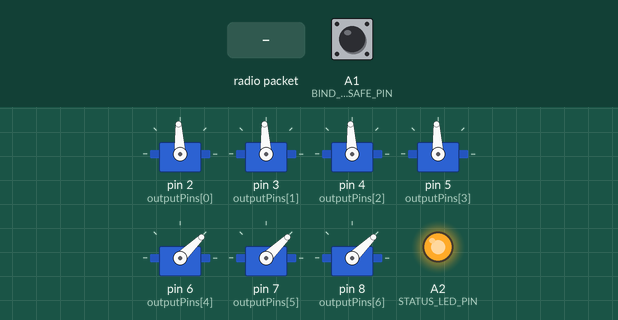
A sketch run on a simulated Arduino Uno, built with avr-gcc and run on an emulated ATmega328P. Parts: 7 × servo, output pins drawn as LEDs (lit = HIGH). Dashed ring = blinking. Inputs (shaded band) come from the test bench; at power-on: A1 (BIND_FAILSAFE_PIN) HIGH. No radio packets arrive unless stated.

Above: at 1.2 s.
1.3 s: A1 (BIND_FAILSAFE_PIN) pulled LOW for 0.15 s
At 1.76 s:
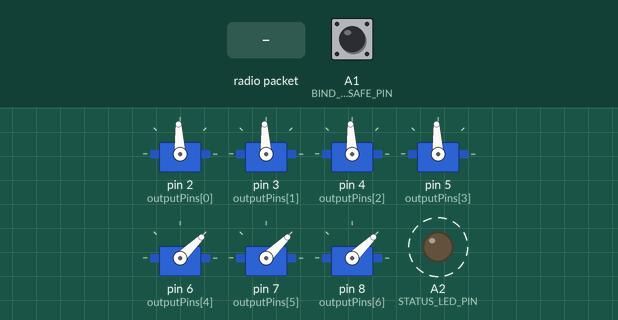
4.3 s: radio packet "1" arrives
At 5.06 s:
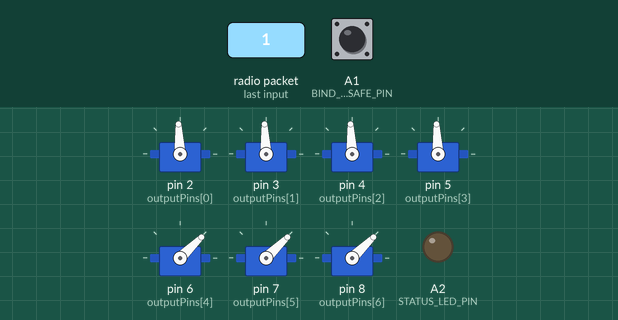
7.3 s: A1 (BIND_FAILSAFE_PIN) pulled LOW for 1 s
At 7.67 s:
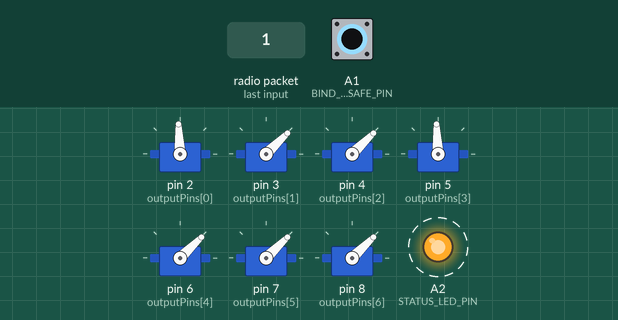
10.3 s: A1 (BIND_FAILSAFE_PIN) pulled LOW for 3.2 s
At 13.7 s:
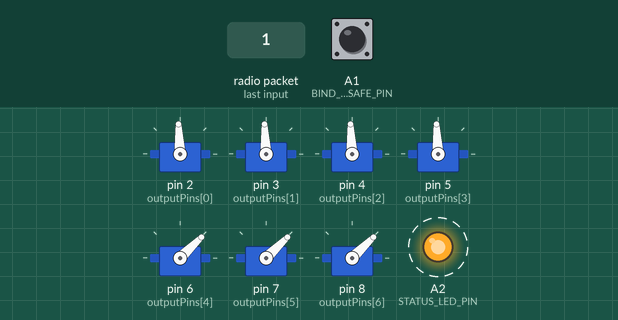
Timing chart, 0 to 16.0 s (numbered marks = the images above; inputs shaded):
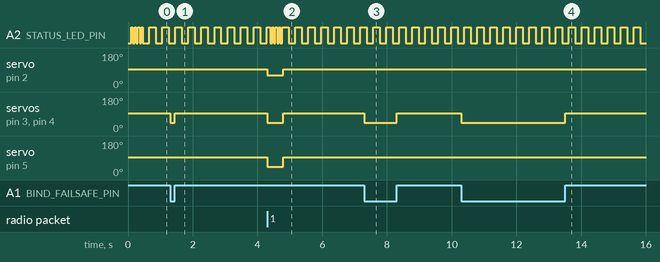

The sketch:

rx.ino
```cpp
/*
  AVRRC
  Receiver code for the Arduino Radio control with PWM or PPM output via a nRF24
  module.

      nRF Module -> Arduino UNO,NANO
      ==============================
        GND    ->   GND
        Vcc    ->   3.3V
        CE     ->   D9
        CSN    ->   D10
        CLK    ->   D13
        MOSI   ->   D11
        MISO   ->   D12

      Default Channel Mappings
      1   ->    D2
      2   ->    D3
      3   ->    D4
      4   ->    D5
      5   ->    D6
      6   ->    D7
      7   ->    D8
*/

#include <EEPROM.h>
#include <RF24.h>
#include <SPI.h>
#include <Servo.h>
#include <nRF24L01.h>

// --- PINS ---
const int STATUS_LED_PIN = A2;
const int BIND_FAILSAFE_PIN = A1;  // Dual purpose: GND at boot = BIND
const int VOLTAGE_PIN = A0;
const byte outputPins[] = {2, 3, 4, 5, 6, 7, 8};

// --- GLOBALS ---
RF24 radio(9, 10);
Servo servoOut[7];
uint64_t masterAddress;  // The unique ID learned from TX

struct __attribute__((packed)) Payload {
  byte channels[7];  // Array is much safer for loops than named members
};

struct __attribute__((packed)) Telemetry {
  int rawVoltage;
  bool signalOk;
};

Payload payload;
Telemetry telemetry;

unsigned long lastRecvTime = 0, lastBlinkTime = 0;
bool ledState = false;
const byte NEUTRAL = 127;

// --- BINDING LOGIC: LISTEN AND LEARN ---
void handle_binding() {
  radio.begin();
  radio.setDataRate(RF24_250KBPS);
  radio.openReadingPipe(1, 0x0000000001LL);  // Listen on global Bind Channel
  radio.startListening();

  while (true) {
    // Rapid blink while waiting for TX
    if (millis() - lastBlinkTime > 100) {
      ledState = !ledState;
      digitalWrite(STATUS_LED_PIN, ledState);
      lastBlinkTime = millis();
    }

    if (radio.available()) {
      radio.read(&masterAddress, sizeof(masterAddress));
      EEPROM.put(0, masterAddress);  // Save new ID to address 0

      // Success: Solid LED for 3 seconds
      digitalWrite(STATUS_LED_PIN, HIGH);
      radio.stopListening();
      delay(3000);
      break;
    }
  }
}

void setup() {
  pinMode(STATUS_LED_PIN, OUTPUT);
  pinMode(BIND_FAILSAFE_PIN, INPUT_PULLUP);

  // 1. Check for Bind Jumper (A1 to GND at boot)
  if (digitalRead(BIND_FAILSAFE_PIN) == LOW) {
    handle_binding();
  }

  // 2. Load Master ID from EEPROM
  EEPROM.get(0, masterAddress);

  // Safety: If EEPROM is empty, use a default so it's not a dead brick
  if (masterAddress == 0 || masterAddress == 0xFFFFFFFFFFFFFFFFLL) {
    masterAddress = 0xE8E8F0F0E1LL;
  }

  // 3. Normal Startup
  radio.begin();
  radio.setDataRate(RF24_250KBPS);
  radio.enableAckPayload();
  radio.openReadingPipe(1, masterAddress);

  telemetry.rawVoltage = 0.0;
  telemetry.signalOk = true;
  radio.writeAckPayload(1, &telemetry, sizeof(telemetry));

  radio.startListening();

  for (int i = 0; i < 7; i++) {
    servoOut[i].attach(outputPins[i]);
  }

  resetPayload();
  updateHardware();
}

void updateTelemetry() {
  // Just send the raw 10-bit ADC value.
  telemetry.rawVoltage = analogRead(VOLTAGE_PIN);
  telemetry.signalOk = (millis() - lastRecvTime < 500);

  radio.writeAckPayload(1, &telemetry, sizeof(telemetry));
}

void loop() {
  unsigned long now = millis();

  if (radio.available()) {
    radio.read(&payload, sizeof(Payload));
    lastRecvTime = now;

    digitalWrite(STATUS_LED_PIN, HIGH);
    updateTelemetry();
    updateHardware();  // Moves servos to new positions
  }

  // --- SIGNAL BLACKOUT MEMORY ---
  // If we haven't heard anything in 500ms, trigger full failsafe
  if (now - lastRecvTime > 500) {
    resetPayload();
    updateHardware();

    telemetry.signalOk = false;
    radio.writeAckPayload(1, &telemetry, sizeof(telemetry));

    // Slow blink for Failsafe
    if (now - lastBlinkTime > 200) {
      ledState = !ledState;
      digitalWrite(STATUS_LED_PIN, ledState);
      lastBlinkTime = now;
    }
  }
  // If we miss a few packets (e.g. between 100ms and 500ms)
  else if (now - lastRecvTime > 100) {
    // HOLD last known good position (Don't call updateHardware or resetPayload)
    // Rapid blink to show "Dirty Link"
    if (now - lastBlinkTime > 50) {
      ledState = !ledState;
      digitalWrite(STATUS_LED_PIN, ledState);
      lastBlinkTime = now;
    }
  }
}

void updateHardware() {
  for (int i = 0; i < 7; i++) {
    // 100% Type-Safe: No pointer math needed
    int pulse = map(payload.channels[i], 0, 255, 1000, 2000);
    servoOut[i].writeMicroseconds(pulse);
  }
}

void resetPayload() {
  // Set everything to Neutral (127) first
  for (int i = 0; i < 7; i++) {
    payload.channels[i] = NEUTRAL;
  }

  // Check Failsafe Jumper (A1)
  bool fullStop = (digitalRead(BIND_FAILSAFE_PIN) == LOW);

  if (fullStop) {
    payload.channels[1] = 0;  // Throttle Left (Ch2) -> Stop
    payload.channels[2] = 0;  // Throttle Right (Ch3) -> Stop
  }

  // Digital Channels / Mixer Status defaults
  payload.channels[4] = 0;  // Ch5
  payload.channels[5] = 0;  // Ch6
  payload.channels[6] = 0;  // Ch7 (Mixer Off)
}
```

Measured:
- after the input at 1.3 s, servo on pin 3 (outputPins[1]), servo on pin 4 (outputPins[2]): 93° → 44° at once, → 93° 0.15 s later
- after the input at 4.3 s, servo on pin 2 (outputPins[0]): 93° → 63° at once, → 93° 0.50 s later; servo on pin 3 (outputPins[1]), servo on pin 4 (outputPins[2]), servo on pin 5 (outputPins[3]): 93° → 44° at once, → 93° 0.50 s later
- after the input at 7.3 s, servo on pin 3 (outputPins[1]), servo on pin 4 (outputPins[2]): 93° → 44° at once, → 93° 1.0 s later
- after the input at 10.3 s, servo on pin 3 (outputPins[1]), servo on pin 4 (outputPins[2]): 93° → 44° at once, → 93° 3.2 s later
- by itself, A2 (STATUS_LED_PIN): alternates HIGH for 0.20 s and LOW for 0.20 s
